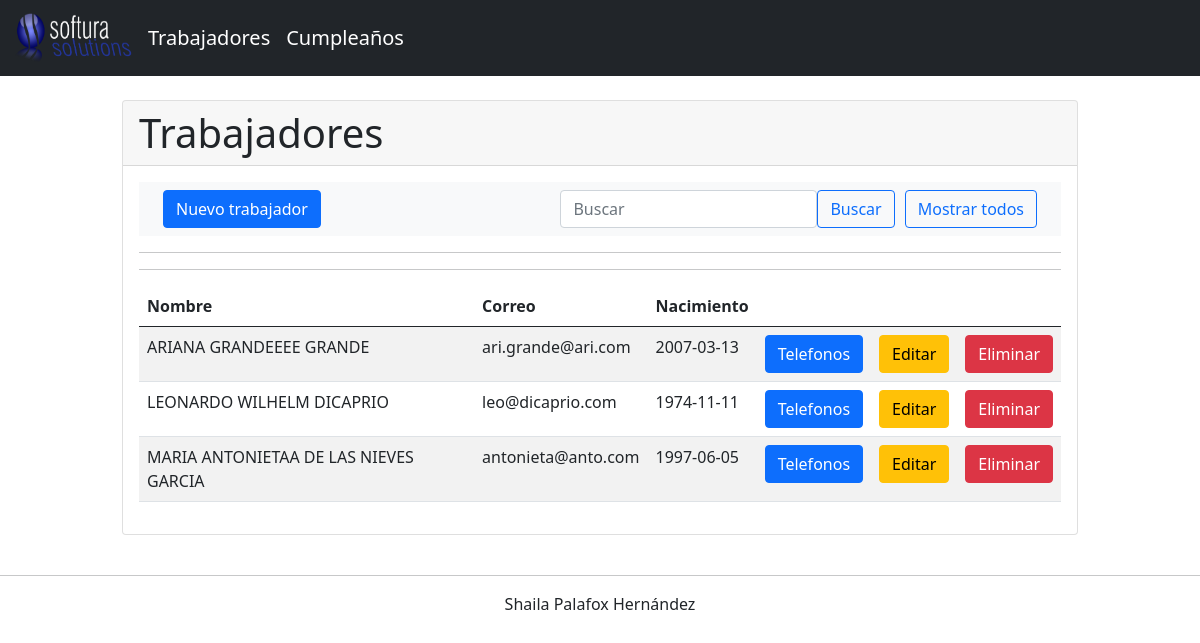
Before: / with the older database file.
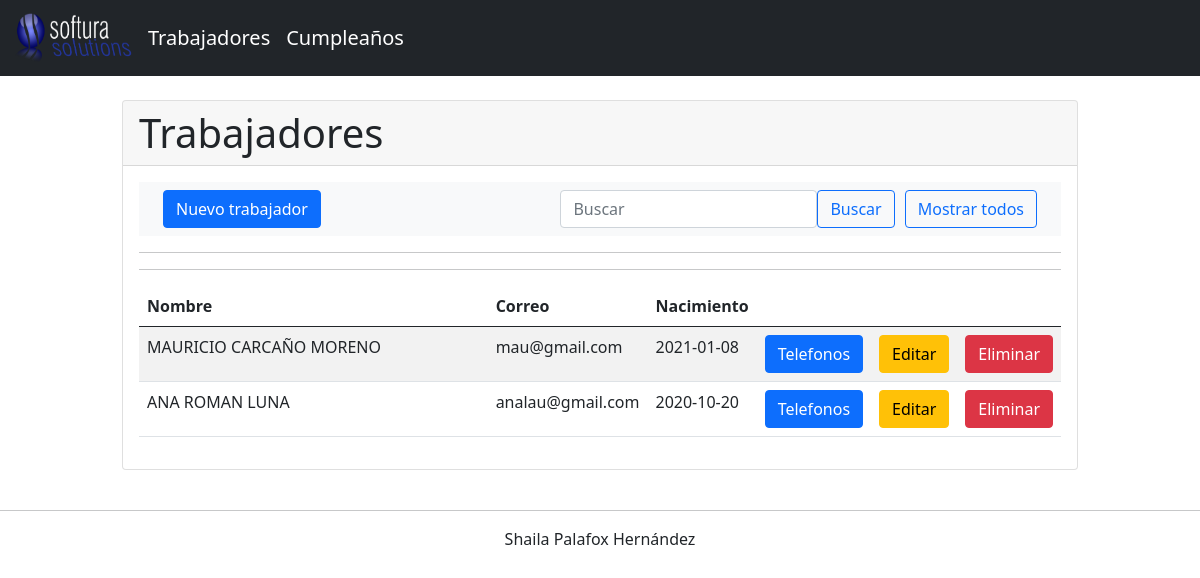
After: the same page with the newer database file.
### tables this page shows
CREATE TABLE `trabajadores` (
  `id` int(10) NOT NULL,
  `nombre` varchar(50) NOT NULL,
  `apellidoPaterno` varchar(50) NOT NULL,
  `apellidoMaterno` varchar(50) NOT NULL,
  `correo` varchar(100) NOT NULL,
  `fechaNacimiento` date NOT NULL
);

### TRABAJADORES/controlador/trabajadorControlador.php (called while the page is built, shortened)
<?php
require_once 'TRABAJADORES/modelo/trabajadorModelo.php';
class TrabajadorControlador{
    private $model;
    public function __CONSTRUCT(){
        $this->model = new TrabajadorModelo();
    }
    public function Index(){
        $datosLista=$this->model->Listar();
        require_once 'includes/header.php';
        require_once 'TRABAJADORES/vista/trabajadorVista.php';
        require_once 'includes/footer.php';
    }
}

### includes/database.php (called while the page is built)
<?php
class Database
{
    public static function StartUp()
    {
        $pdo = new PDO("mysql:host=localhost;dbname=softurasolutions;port=3306", "root", "");
        $pdo->setAttribute(PDO::ATTR_ERRMODE, PDO::ERRMODE_EXCEPTION);
        return $pdo;
    }
}

### TRABAJADORES/modelo/trabajadorModelo.php (called while the page is built, shortened)
<?php
class TrabajadorModelo
{
	private $pdo;
	public function __CONSTRUCT()
	{
		try
		{
			$this->pdo = Database::StartUp();
		}
		catch(Exception $e)
		{
			die($e->getMessage());
		}
	}
	public function Listar()
	{
		try
		{
			$stm = $this->pdo->prepare("SELECT * FROM trabajadores");
			$stm->execute();
			return $stm->fetchAll(PDO::FETCH_OBJ);
		}
		catch(Exception $e)
		{
			die($e->getMessage());
		}
	}
}

### TRABAJADORES/vista/trabajadorVista.php (the view, shortened to what this page needs)
<div class="container-fluid p-4">
  <div class="row">
    <div class="col-md-10 mx-auto">
      <div class="card" id="carta">
        <h1 class="card-header">Trabajadores</h1>
        <div class="card-body">
          <div >
            <nav class="navbar navbar-expand-lg navbar-light bg-light">
              <div class="container-fluid">
                <div class="collapse navbar-collapse" id="navbarSupportedContent">
                  <ul class="navbar-nav me-auto mb-2 mb-lg-0">
                    <li class="nav-item">
                      <a class="btn btn-primary" href="?c=Trabajador&a=EditarAgregar&m=Trabajador">Nuevo trabajador</a>
                    </li>
                  </ul>
                  <form class="d-flex" id="frm-filtro" action="?c=Trabajador&a=ListarFiltro&m=Trabajador" method="post">
                    <input name="filtro" class="form-control" type="search" placeholder="Buscar" aria-label="Search">
                    <button class="btn btn-outline-primary" type="submit">Buscar</button>
                  </form>
                  <a class="btn btn-outline-primary " style="margin-left: 10px" href="?c=Trabajador&a=Index&m=Trabajador"> Mostrar todos</a>
                </div>
              </div>
            </nav>
            <hr>
            <hr>
          </div>
          <table class="table table-striped">
            <thead>
              <tr>
                <th style="width:400px;">Nombre</th>
                <th>Correo</th>
                <th>Nacimiento</th>
                <th style="width:60px;"></th>
                <th style="width:60px;"></th>
                <th style="width:60px;"></th>
              </tr>
            </thead>
            <tbody>
              <?php foreach($datosLista as $r): ?>
                <tr>
                  <td><?php echo $r->nombre." ".$r->apellidoPaterno." ".$r->apellidoMaterno ;  ?></td>
                  <td><?php echo $r->correo; ?></td>
                  <td><?php echo $r->fechaNacimiento; ?></td>
                  <td>
                    <a  onclick="verModalTel('<?php echo $r->nombre . ' ' . $r->apellidoPaterno . ' ' . $r->apellidoMaterno; ?>', '<?php echo $r->id; ?>')" class="btn btn-primary"> Telefonos</a>
                  </td>
                  <td>
                    <a href="?c=Trabajador&a=EditarAgregar&m=Trabajador&id=<?php echo $r->id; ?>" class="btn btn-warning"> Editar</a>
                  </td>
                  <td>
                    <a class="btn btn-danger" onclick="eliminar('<?php echo $r->id; ?>')" > Eliminar</a>
                  </td>
                </tr>
              <?php endforeach; ?>
            </tbody>
          </table>
        </div>
      </div>
    </div>
  </div>
</div>

### index.php (shortened to what this page needs)
<?php
require_once 'includes/database.php';
if(!isset($_REQUEST['c']))
{
    $controlador = new $controlador;
    $controlador->Index();
}

### includes/header.php (shortened to what this page needs)
<!DOCTYPE html>
<html lang="es">
<head>
  <link href="https://cdn.jsdelivr.net/npm/bootstrap@5.0.0-beta1/dist/css/bootstrap.min.css" rel="stylesheet">
  <link rel="stylesheet" href="https://use.fontawesome.com/releases/v5.7.0/css/all.css">
</head>
<body>
 <nav class="navbar navbar-expand-lg navbar-dark bg-dark">
  <div class="container-fluid">
    <a class="navbar-brand" href="#">
     <img src="includes/img/logo_2_softura.png" alt="" width="120" height="50">
   </a>
   <div class="collapse navbar-collapse" id="navbarSupportedContent">
    <ul class="navbar-nav me-auto mb-2 mb-lg-0">
      <li class="nav-item">
        <a href="?c=Trabajador&a=Index&m=Trabajador" class="navbar-brand">Trabajadores</a>
      </li>
      <li class="nav-item">
        <a href="#" onclick="verModal()" class="navbar-brand" >Cumpleaños</a>
      </li>
    </ul>
  </div>
</div>
</nav>

### includes/footer.php (shortened to what this page needs)
<div class="row">
  <div class="col-xs-12">
    <hr />
    <footer class="text-center well">
      <p>Shaila Palafox Hernández</p>
    </footer>
  </div>
</div>
</body>
</html>

Changed rows visible on the page:
removed trabajadores: nombre "ARIANA", apellidoPaterno "GRANDEEEE", apellidoMaterno "GRANDE", correo "ari.grande@ari.com", fechaNacimiento "2007-03-13"
removed trabajadores: nombre "LEONARDO", apellidoPaterno "WILHELM", apellidoMaterno "DICAPRIO", correo "leo@dicaprio.com", fechaNacimiento "1974-11-11"
removed trabajadores: nombre "MARIA ANTONIETAA", apellidoPaterno "DE LAS NIEVES", apellidoMaterno "GARCIA", correo "antonieta@anto.com", fechaNacimiento "1997-06-05"
added trabajadores: nombre "MAURICIO", apellidoPaterno "CARCAÑO", apellidoMaterno "MORENO", correo "mau@gmail.com", fechaNacimiento "2021-01-08"
added trabajadores: nombre "ANA", apellidoPaterno "ROMAN", apellidoMaterno "LUNA", correo "analau@gmail.com", fechaNacimiento "2020-10-20"
